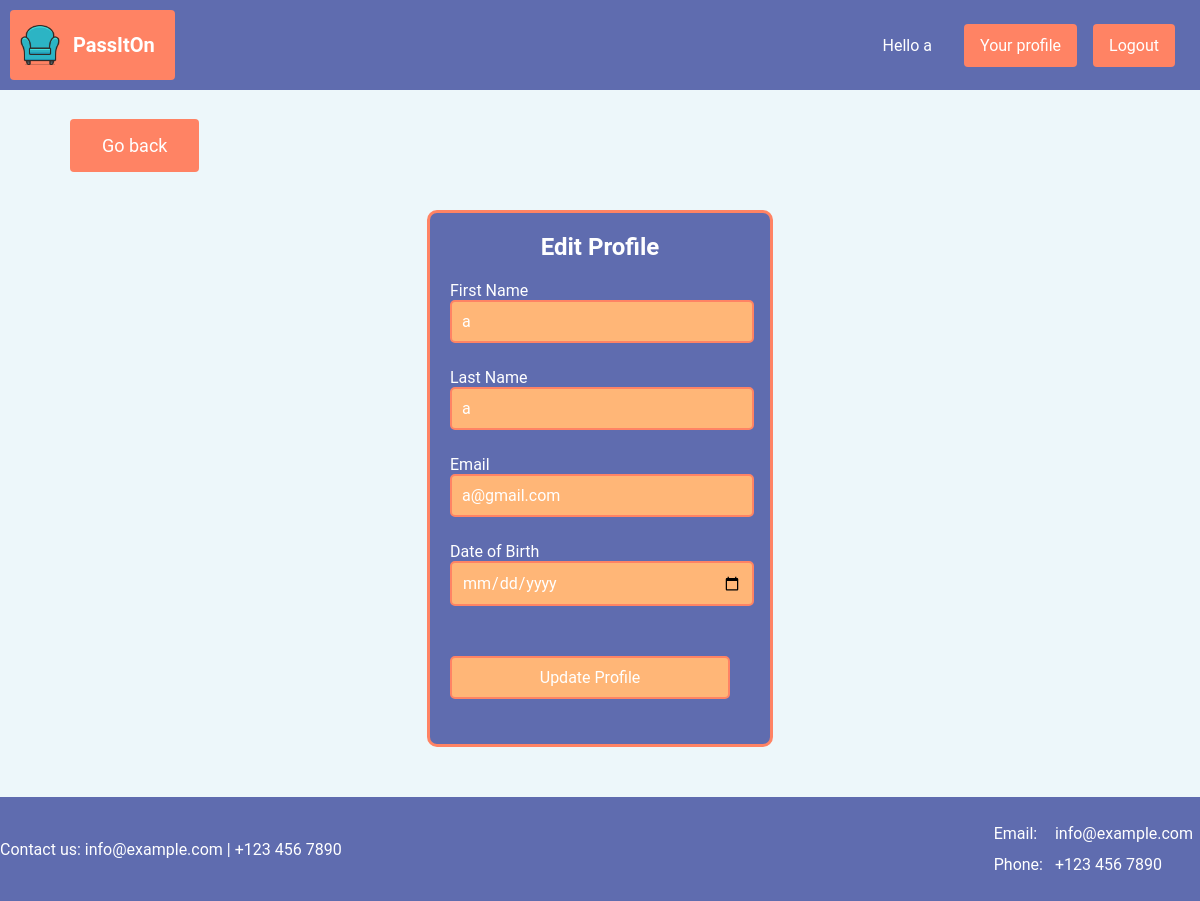
Before: /edit_info_page/ (signed in) with the older database file.
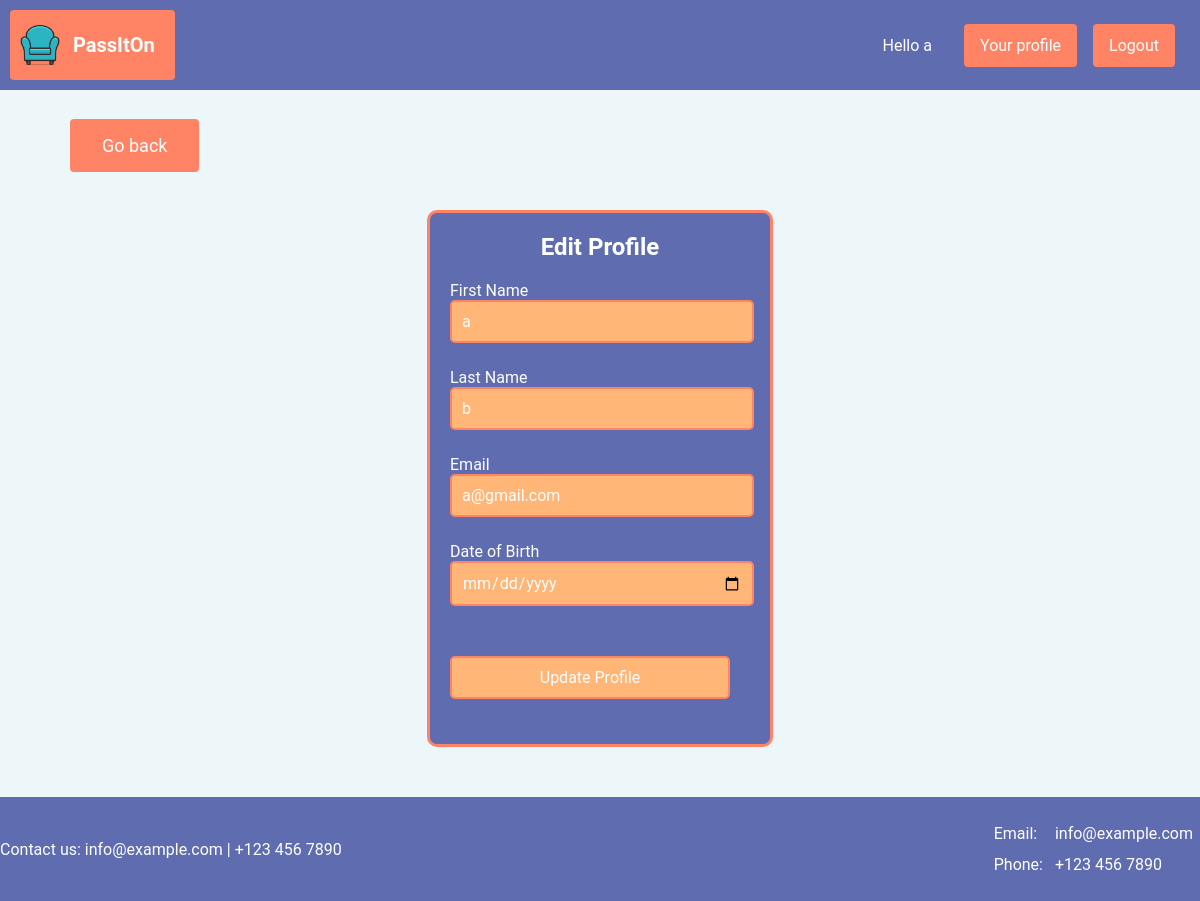
After: the same page with the newer database file.
### Users/models.py (models this page shows)
class CustomUser(AbstractUser):
    date_of_birth = models.DateField(null=True, blank=True)
    groups = models.ManyToManyField('auth.Group', related_name='customuser_set', blank=True)
    user_permissions = models.ManyToManyField('auth.Permission', related_name='customuser_set', blank=True)

### Users/views.py (the view)
# urls.py: path('edit_info_page/', user_views.edit_info_page, name='edit_info_page'),
def edit_info_page(request):
    return render(request, 'Users/edit_info_page.html')

### templates/Users/edit_info_page.html (shortened to what this page needs)
{% load static %}
<!DOCTYPE html>
<html>
<head>
    <link rel="stylesheet" href="{% static '../static/style.css' %}">
</head>
<body>
    <header>
        <a href="{% url 'index' %}" class="logo-link">
            <div class="header-left">
                <img class="logo-image" src="{% static 'logo.png' %}" alt="Logo">
                <h1 class="logo-text">PassItOn</h1>
            </div>
        </a>
        <div class="header-right">
            {% if user.is_authenticated %}
                <div class="user-info">
                    <p class="hello-text">Hello {{ user.username }}</p>
                    <a href="{% url 'profile_page' %}" class="profile-btn">Your profile</a>
                    <a href="{% url 'logout_action' %}" class="logout-btn">Logout</a>
                </div>
            {% else %}
                <a href="{% url 'login_page' %}" class="login-btn">Login</a>
                <a href="{% url 'register_page' %}" class="register-btn">Register</a>
            {% endif %}
        </div>
    </header>
    <div class="go-back-button">
        <a href="{% url 'profile_page' %}" class="go-back-button">
            <button class="go-back-link">Go back</button>
        </a>
    </div>
    <div class="edit-profile-form">
        <h2>Edit Profile</h2>
        <form action="{% url 'edit_info_action' %}" method="post">
            <label for="first_name">First Name</label>
            <input type="text" id="first_name" name="first_name" value="{{ user.first_name }}">
            <label for="last_name">Last Name</label>
            <input type="text" id="last_name" name="last_name" value="{{ user.last_name }}">
            <label for="email">Email</label>
            <input type="email" id="email" name="email" value="{{ user.email }}">
            <label for="date_of_birth">Date of Birth</label>
            <input type="date" id="date_of_birth" name="date_of_birth" value="{{ user.date_of_birth|date }}">
            <input type="submit" value="Update Profile">
        </form>
    </div>
    <footer>
        <div class="footer-content">
            <div class="footer-text">
                <p>Contact us: info@example.com | +123 456 7890</p>
            </div>
            <div class="footer-contact">
                <table>
                    <tr>
                        <td>Email:</td>
                        <td>info@example.com</td>
                    </tr>
                    <tr>
                        <td>Phone:</td>
                        <td>+123 456 7890</td>
                    </tr>
                </table>
            </div>
        </div>
    </footer>
</body>
</html>

### static/style.css (style rules this page uses)
body, h1, h2, h3, h4, h5, h6, p, ul, ol, li { margin: 0; padding: 0; }
body { background: #edf7fa; min-height: 100vh; display: flex; flex-direction: column; }
header { background-color: #5f6caf; color: white; padding: 10px; display: flex; justify-content: space-between; align-items: center; }
.logo-image { width: 40px; height: auto; margin-right: 3px; }
.header-left { padding: 10px; display: flex; align-items: center; height: 50px; background-color: #ff8364; border-radius: 4px; cursor: pointer; }
.header-left h1 { font-size: 20px; margin: 10px; color: white; font-family: 'Roboto', sans-serif; }
.logo-link { text-decoration: none; color: inherit; }
.logo-text { color: black; text-decoration: none; }
.header-right { display: flex; align-items: center; height: 50px; margin-right: 15px; }
.user-info { display: flex; align-items: center; }
.hello-text { margin-right: 16px; font-family: 'Roboto', sans-serif; color: white; }
.logout-btn, .profile-btn, .login-btn, .register-btn { margin-left: 16px; background-color: #ff8364; color: white; font-family: 'Roboto', sans-serif; padding: 12px 16px; border-radius: 4px; cursor: pointer; text-decoration: none; }
.go-back-button { display: flex; justify-content: flex-start; align-items: center; height: 60px; margin-top: 10px; margin-left: 20px; max-height: 100vh; text-decoration: none; }
.go-back-button button { margin-top: 20px; margin-left: 30px; background-color: #ff8364; color: white; font-family: 'Roboto', sans-serif; padding: 16px 32px; font-size: 18px; border-radius: 4px; cursor: pointer; border: none; outline: none; }
.edit-profile-form { margin: 50px auto; display: flex; flex-direction: column; align-items: center; width: 300px; padding: 20px; border: 3px solid #ff8364; border-radius: 10px; background-color: #5f6caf; }
.edit-profile-form h2 { text-align: center; margin-bottom: 20px; color: white; font-family: 'Roboto', sans-serif; }
.edit-profile-form label { width: 100%; color: white; font-family: 'Roboto', sans-serif; margin-bottom: 20px; }
.edit-profile-form input[type="text"], .edit-profile-form input[type="email"], .edit-profile-form input[type="date"], .edit-profile-form input[type="submit"] { width: calc(100% - 20px); padding: 10px; margin-bottom: 25px; border: 2px solid #ff8364; border-radius: 5px; background-color: #ffb677; color: white; font-family: 'Roboto', sans-serif; font-size: 16px; }
.edit-profile-form input[type="submit"] { margin-top: 25px; }
footer { background-color: #5f6caf; color: white; text-align: center; padding: 20px 0; margin-top: auto; position: relative; bottom: 0; }
.footer-content { max-width: 1200px; margin: 0 auto; display: flex; justify-content: space-between; align-items: center; }
.footer-content p { margin: 0; font-family: 'Roboto', sans-serif; }
footer table { margin-left: 10px; }
footer table td { padding: 5px; text-align: left; font-family: 'Roboto', sans-serif; }

Changed rows visible on the page:
changed CustomUser "a@gmail.com": last_name "a" → "b"
